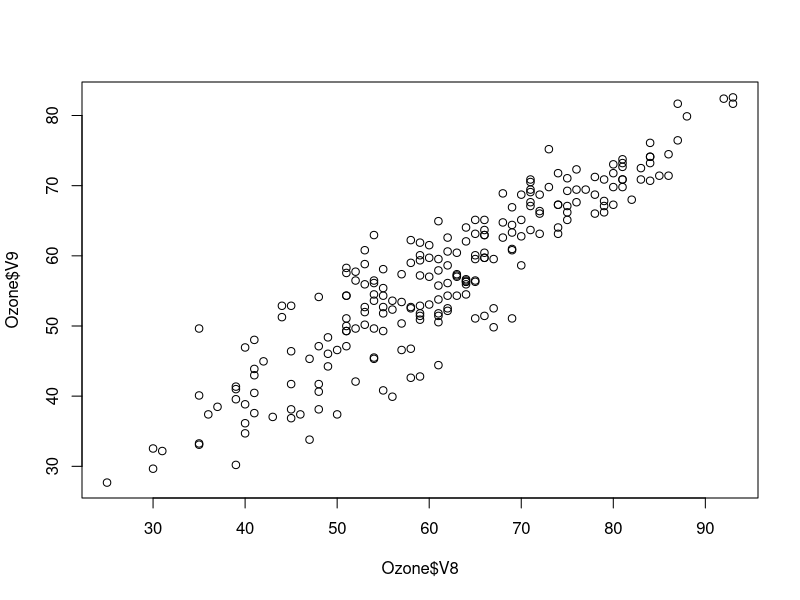
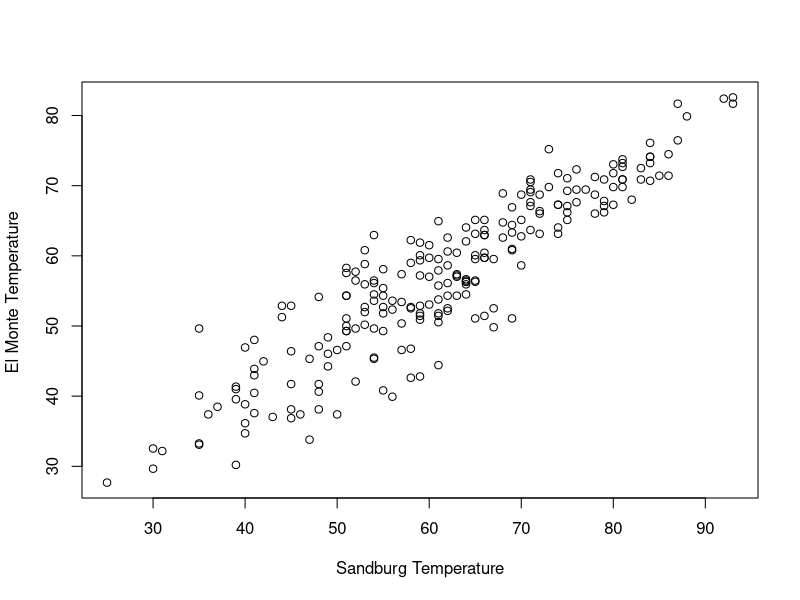
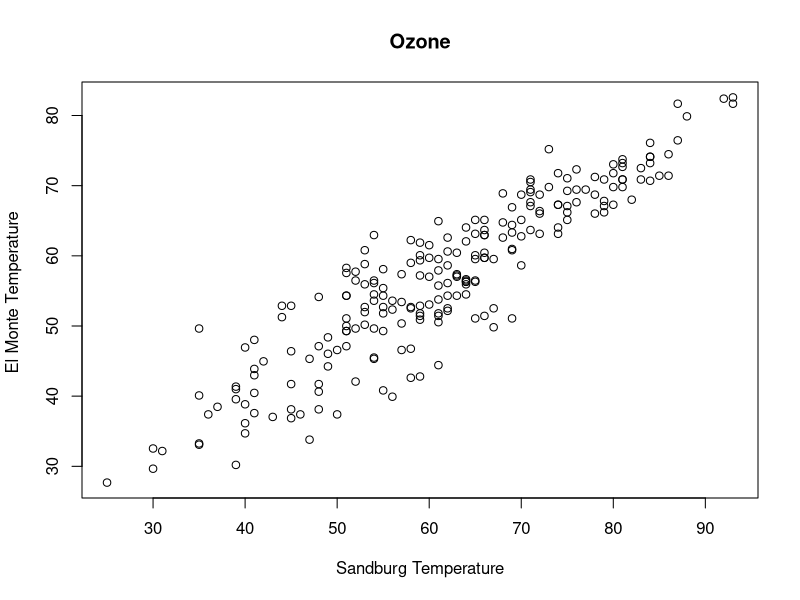
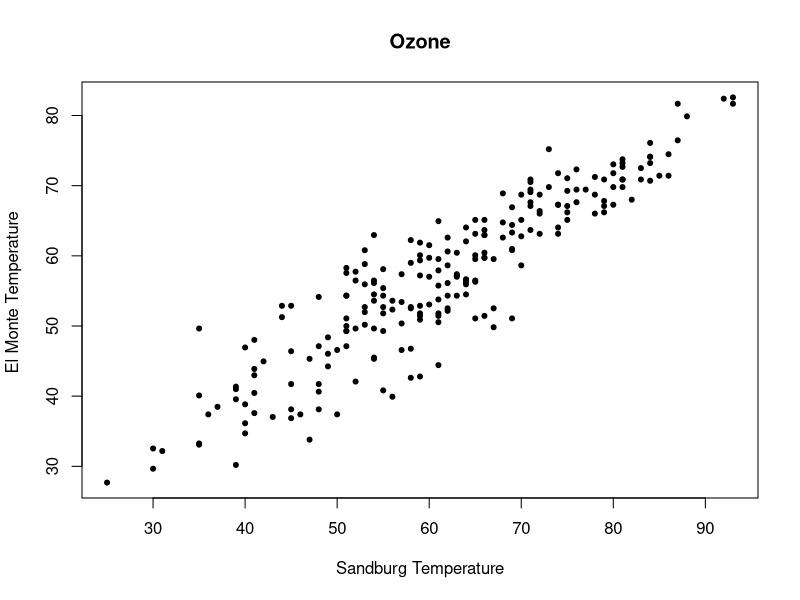
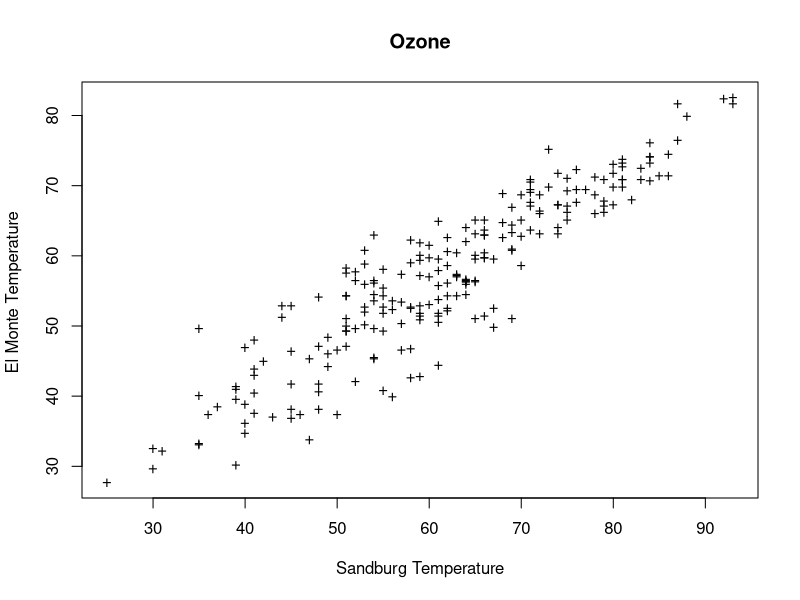
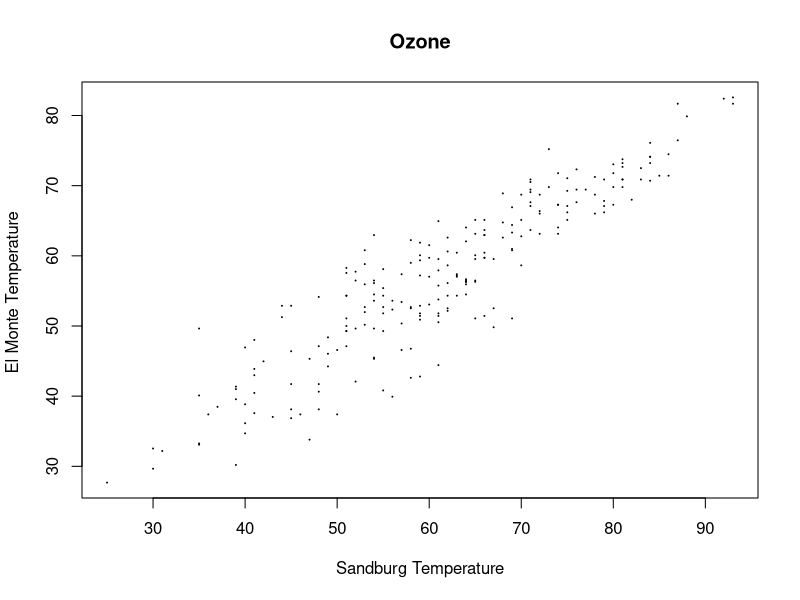
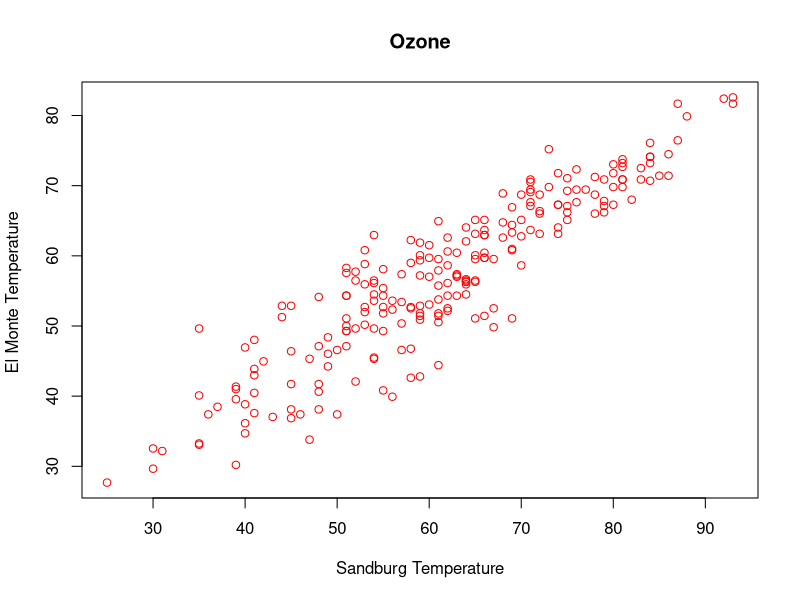
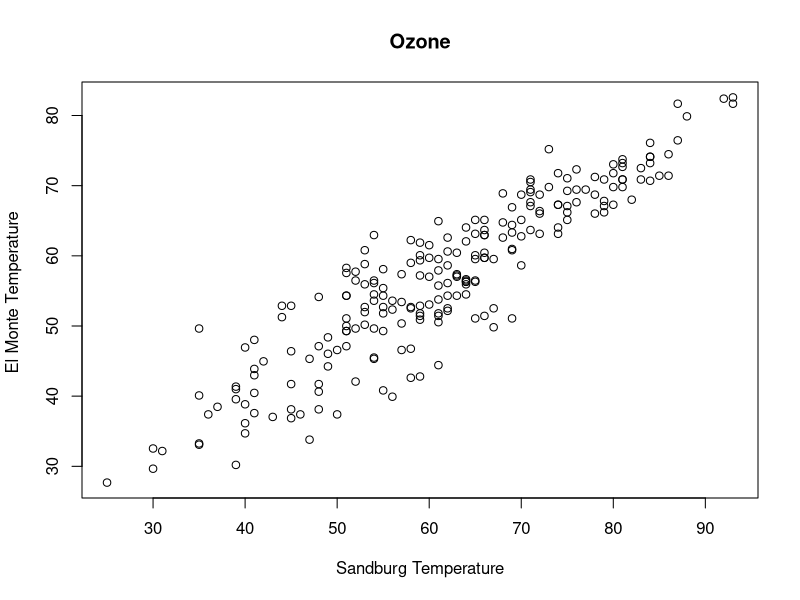

These figures' R source, in order: (Note: this script raises an error after producing the figures.)
##############################################
########### 자료 처리 응용 실습 ##############
##############################################
# R을 이용한 데이터 처리 & 분석 실무(길벗)


##############################################
############### Graph ########################
##############################################

############### 1. Scatter Plot ##############

# 산점도는 주어진 데이터를 점으로 표시해 흩뿌리듯이 시각화한 그림
# R에서 산점도는 plot() 함수로 그리는데, plot()은 산점도 뿐만 아니라 일반적으로 객체를 시각화하는데 모두
# 사용될 수 있는일반 함수(Generic Function)

methods("plot")


install.packages("mlbench")
library ( mlbench )
data ( Ozone )
plot ( Ozone $V8 , Ozone $V9)

# plot은 (x, y)의 순서로 입력을 받으며, x와 y가 숫자형 데이터의 경우 산점도를 그려줌

############### 2. 그래프 옵션 ##############

?par

# 2.1 축 이름 (xlab, ylab)

plot ( Ozone $V8 , Ozone $V9 , xlab =" Sandburg Temperature ", ylab ="El Monte Temperature ")

# 2.2 그래프 제목 (main)

plot ( Ozone $V8 , Ozone $V9 , xlab =" Sandburg Temperature ", ylab ="El Monte Temperature ", main =" Ozone ")

# 2.3 점의 종류 (pch)

plot ( Ozone $V8 , Ozone $V9 , xlab =" Sandburg Temperature ", ylab ="El Monte Temperature ", main =" Ozone ", pch =20)

plot ( Ozone $V8 , Ozone $V9 , xlab =" Sandburg Temperature ", ylab ="El Monte Temperature ", main =" Ozone ", pch="+")

# google r pch symbol 로 확인

# 2.4 점의 크기 (cex)

plot ( Ozone $V8 , Ozone $V9 , xlab =" Sandburg Temperature ", ylab ="El Monte Temperature ", main =" Ozone ", cex=.1)

# 2.4 색상 (col)

colors()
plot ( Ozone $V8 , Ozone $V9 , xlab =" Sandburg Temperature ", ylab ="El Monte Temperature ", main =" Ozone ", col="red ")


# 2.6 좌표측 값의 범위 (xlim, ylim)

plot ( Ozone $V8 , Ozone $V9 , xlab =" Sandburg Temperature ", ylab ="El Monte Temperature ", main =" Ozone ")

max(Ozone$V8)
max( Ozone $V8 , na.rm = TRUE )
max( Ozone $V9 , na.rm = TRUE )

plot ( Ozone $V8 , Ozone $V9 , xlab =" Sandburg Temperature ",
       ylab ="El Monte Temperature ", main =" Ozone ",
       xlim =c(0, 100) , ylim =c(0, 90))

# 2.7 type

# cars 데이터는 차량이 달리던 속도, 그리고 그 속도에서 브레이크를 잡았을때 제동거리를 측정한 데이터

data(cars)
str(cars)
head(cars)
plot(cars)

plot (cars , type ="l")
plot (cars , type ="o", cex =0.5)

# 주행속도에 대해 두개 이상의 제동거리가 있는 경우가 많아
# 어색해보임. 이 문제를 해결하기 위해 tapply를 사용

tapply ( cars $dist , cars $ speed , mean )
plot ( tapply ( cars $dist , cars $ speed , mean ), type ="o", cex =0.5 ,
        xlab =" speed ", ylab =" dist ")

############### 3. 그래프의 배열 (mfrow) ############

#mfrow를 지정하면 한 창에 여러개의 그래프를 나열

opar <- par( mfrow =c(1, 2))
plot ( Ozone $V8 , Ozone $V9 , xlab =" Sandburg Temperature ",
       ylab ="El Monte Temperature ", main =" Ozone ")
plot ( Ozone $V8 , Ozone $V9 , xlab =" Sandburg Temperature ",
       ylab ="El Monte Temperature ", main =" Ozone2 ")
par(opar)


par( mfrow =c(1, 2))

plot ( Ozone $V8 , Ozone $V9 , xlab =" Sandburg Temperature ",
       ylab ="El Monte Temperature ", main =" Ozone ")
plot ( Ozone $V8 , Ozone $V9 , xlab =" Sandburg Temperature ",
       ylab ="El Monte Temperature ", main =" Ozone2 ")
dev.off()


############### 4. 지터 (jitter) ##################

# Ozone데이터의 V6와 V7은 각각 LAX에서의 풍속과 습도를 담고 있다. 그런데 이 둘은 자연
# 수로 표시되므로 값이 같은 경우가 많다.

head(Ozone)


# (V6, V7)의 순서쌍을 좌표평면에 도시하면 여러 점들이 한 위치에 표시
# 되어 서로 구분이 잘 되지 않는다. Jitter는 데이터 값을 조금씩 움직여서 같은 점에 데이터가
# 여러번 겹쳐서 표시되는 현상을 막는다

plot ( Ozone $V6 , Ozone $V7 , xlab =" Windspeed ", ylab =" Humidity ",
       main =" Ozone ", pch =20 , cex=.5)
plot ( jitter(Ozone $V6) , jitter(Ozone $V7) , xlab =" Windspeed ", ylab =" Humidity ",
       main =" Ozone ", pch =20 , cex=.5)


############### 5. 점 (points) ####################

plot ( iris $ Sepal.Width , iris $ Sepal.Length , cex =.5 , pch =20 ,
      xlab =" width ", ylab =" length ", main =" iris ")
points ( iris $ Petal.Width , iris $ Petal.Length , cex =.5 ,
           pch="+", col="red ")

############### 6. 선 (lines) ###################

x <- seq (0, 2*pi , 0.1)
y <- sin(x)
plot (x, y, cex=.5 , col ="red ")
lines (x, y)

# LOWESS (locally estimated scatterplot smoothing)를 적용
# 데이터의 각점에서 inear model(y = ax + b) 또는 quadratic model(y = ax2 + bx + c)을 각각
# 적합하되, 각 점에서 가까운 데이터에 많은 weight를 주면서 regression을 수행

data(cars)
head(cars)
plot(cars)
lines(lowess(cars))

############### 7. 직선 (abline) ###################

# y= a + bx 형태의 직선, 또는 y = h 형태의 가로로 그은 직선, 또는 x = v 형태의
# 세로로 그은 직선을 그래프에 그린다

plot (cars , xlim =c(0, 25) )
abline (a=-5, b=3.5 , col ="red ") # dist = -5 + 3.5*speed


plot (cars , xlim =c(0, 25) )
abline (a=-5, b=3.5 , col ="red ")
abline (h= mean ( cars $ dist ), lty =2, col=" blue ")
abline (v= mean ( cars $ speed ), lty =2, col=" green ")

############### 8. 곡선 (curve) ###################

curve(sin, 0, 2*pi)


############### 9. 문자열 (text) ###################

# text()는 그래프에 문자를 그리는데 사용하며 형식은 text(x, y, labels)이다. labels는 각 좌표에
# 표시할 문자들이며, text()함수에는 보여질 텍스트의 위치를 조정하기위한 다양한 옵션이 있다.

plot (cars , cex=.5)
text ( cars $ speed , cars $dist , pos =3, cex =.5)


####### 10. 그래프상에 그려진 데이터 식별 ############

# identify()는 그래프상에서 특정 점을 클릭하면 클릭된 점과 가장 가까운 데이터를 그려줌

plot (cars , cex=.5)
identify ( cars $ speed , cars $ dist )

############### 11. 범례 (legend) ###################

plot ( iris $ Sepal.Width , iris $ Sepal.Length , cex =.5 , pch =20 ,
       xlab =" width ", ylab =" length ")
points ( iris $ Petal.Width , iris $ Petal.Length , cex =.5 ,
         pch="+", col="red ")

legend ("topright", legend =c(" Sepal ", " Petal "),
        pch=c(20 , 43) , cex=.8 , col=c(" black ", "red"), bg=" gray ")


########## 12. matplot, matlines, matpoints #############

# 행렬 형태로 주어진 데이터를 그래프에 그림

x <- seq (-2*pi , 2*pi , 0.01 )

y <- matrix (c( cos (x), sin (x)), ncol =2)

plot (x, y, col=c(" red ", " black "), cex =.2)
matplot (x, y, col=c(" red ", " black "), cex =.2)
abline(h=0, v=0)


########### 13. Boxplot (상자그림) ##################

boxplot ( iris $ Sepal.Width )


boxstats <- boxplot ( iris $ Sepal.Width )
boxstats

boxstats <- boxplot ( iris $ Sepal.Width , horizontal = TRUE )
text ( boxstats $out , rep (1, NROW ( boxstats $ out )), labels = boxstats $out ,
       pos =1, cex=.5)

############ 14. Histogram ########################

hist ( iris $ Sepal.Width )

hist ( iris $ Sepal.Width , freq = FALSE )


############ 15. Density (밀도) ###################

plot ( density ( iris $ Sepal.Width ))


hist ( iris $ Sepal.Width , freq = FALSE )
lines ( density ( iris $ Sepal.Width ))


############ 16. barplot (막대) ###################

barplot ( tapply ( iris $ Sepal.Width , iris $ Species , mean ))


############ 17. Mosaicplot (모자이크) ##########

# 범주형 다변량 데이터를 표현하는데 적합한 그래프

str( Titanic )
head(Titanic)

mosaicplot ( Titanic , color = TRUE )
mosaicplot (~ Class + Survived , data = Titanic , color = TRUE )

########### 18. 산점도 행렬(pairs) #################

#산점도 행렬(Scatter Plot Matrix)은 다변량 데이터에서 변수 쌍간의 산점도 행렬을 그린 그래프

pairs(~ Sepal.Width + Sepal.Length + Petal.Width + Petal.Length ,
      data =iris , col=c("red", " green ", " blue ")[ iris $ Species ])
